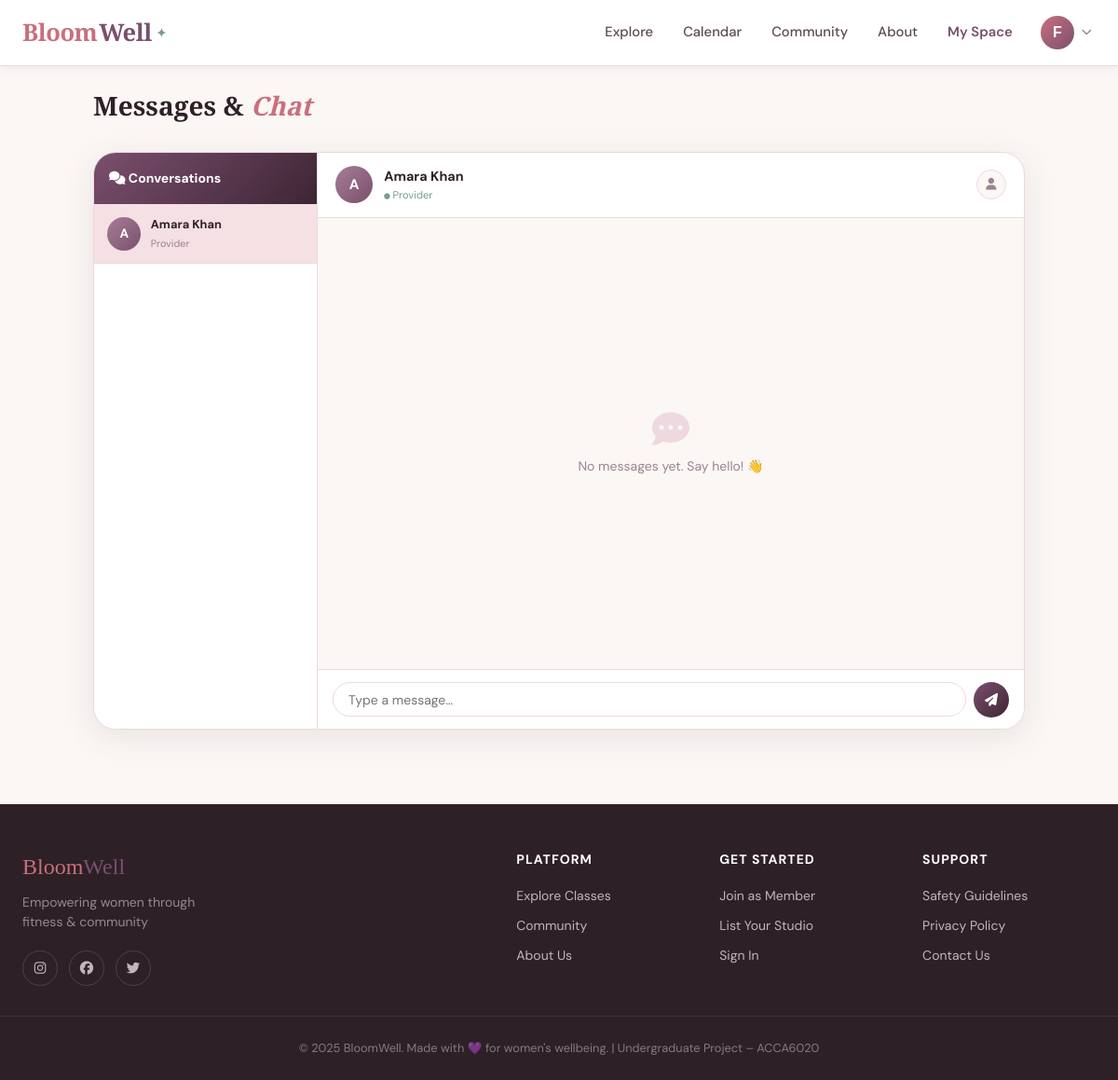
/chat/7 (signed in), run on the app's committed database.
### app/models/__init__.py (models this page shows, shortened)
class User(UserMixin, db.Model):
    __tablename__ = 'users'
    id = db.Column(db.Integer, primary_key=True)
    email = db.Column(db.String(120), unique=True, nullable=False, index=True)
    username = db.Column(db.String(80), unique=True, nullable=False)
    password_hash = db.Column(db.String(256), nullable=False)
    role = db.Column(db.String(20), nullable=False, default='member')
    full_name = db.Column(db.String(120))
    profile_image = db.Column(db.String(200), default='default_avatar.png')
    bio = db.Column(db.Text)
    location = db.Column(db.String(120))
    phone = db.Column(db.String(20))
    is_active = db.Column(db.Boolean, default=True)
    is_verified = db.Column(db.Boolean, default=False)
    created_at = db.Column(db.DateTime, default=datetime.utcnow)
    last_seen = db.Column(db.DateTime, default=datetime.utcnow)
    member_profile = db.relationship('MemberProfile', backref='user', uselist=False, cascade='all, delete-orphan')
    provider_profile = db.relationship('ProviderProfile', backref='user', uselist=False, cascade='all, delete-orphan')
    bookings = db.relationship('Booking', backref='user', lazy='dynamic', cascade='all, delete-orphan')
    reviews = db.relationship('Review', backref='user', lazy='dynamic', cascade='all, delete-orphan')
    reports = db.relationship('Report', backref='reporter', lazy='dynamic', cascade='all, delete-orphan', foreign_keys='Report.reporter_id')
    discussions = db.relationship('Discussion', backref='author', lazy='dynamic', cascade='all, delete-orphan')
    discussion_replies = db.relationship('DiscussionReply', backref='author', lazy='dynamic', cascade='all, delete-orphan')
    def is_admin(self): return self.role == 'admin'
    def is_provider(self): return self.role == 'provider'
    def is_member(self): return self.role == 'member'

### app/routes/chat.py (the view)
@chat_bp.route('/<int:other_id>')
@login_required
def conversation(other_id):
    other = User.query.get_or_404(other_id)
    ChatMessage.query.filter_by(sender_id=other_id, receiver_id=current_user.id, is_read=False).update({'is_read': True})
    db.session.commit()
    messages = ChatMessage.query.filter(
        db.or_(
            db.and_(ChatMessage.sender_id == current_user.id, ChatMessage.receiver_id == other_id),
            db.and_(ChatMessage.sender_id == other_id, ChatMessage.receiver_id == current_user.id)
        )
    ).order_by(ChatMessage.created_at.asc()).all()
    sent_ids = {r[0] for r in db.session.query(ChatMessage.receiver_id).filter_by(sender_id=current_user.id)}
    recv_ids = {r[0] for r in db.session.query(ChatMessage.sender_id).filter_by(receiver_id=current_user.id)}
    partner_ids = (sent_ids | recv_ids) | {other_id}
    partners = User.query.filter(User.id.in_(partner_ids)).all()
    unread_counts = {p.id: ChatMessage.query.filter_by(sender_id=p.id, receiver_id=current_user.id, is_read=False).count() for p in partners}
    return render_template('chat/conversation.html', other=other, messages=messages,
                           partners=partners, unread_counts=unread_counts,
                           title=f'Chat – {other.full_name or other.username}')

### app/models/__init__.py (called while the page is built)
@login_manager.user_loader
def load_user(user_id):
    return User.query.get(int(user_id))

### app/templates/chat/conversation.html (shortened to what this page needs)
{% extends "base.html" %}
{% block content %}
<div style="padding:1.5rem 1.5rem 3rem">
    <div style="max-width:1000px;margin:0 auto;margin-bottom:1.2rem">
        <h1 style="font-family:var(--font-display);font-size:1.75rem">Messages &amp; <em style="color:var(--rose);font-style:italic">Chat</em></h1>
    </div>
    <div class="chat-wrap">
        <div class="chat-sb">
            <div class="chat-sb-hd"><i class="fas fa-comments"></i> Conversations</div>
            <div class="chat-contacts">
                {% for p in partners %}
                <a href="{{ url_for('chat.conversation', other_id=p.id) }}" class="chat-contact {% if p.id == other.id %}active{% endif %}">
                    <div class="chat-av">{{ (p.full_name or p.username)[0]|upper }}</div>
                    <div style="flex:1;min-width:0">
                        <div class="contact-name">{{ p.full_name or p.username }}</div>
                        <div class="contact-role">{{ p.role|title }}</div>
                    </div>
                </a>
                {% else %}
                <p style="padding:.9rem;color:var(--text-light);font-size:.8rem">No conversations yet.</p>
                {% endfor %}
            </div>
        </div>
        <div class="chat-main">
            <div class="chat-hd">
                <div class="chat-hd-av">{{ (other.full_name or other.username)[0]|upper }}</div>
                <div>
                    <div class="chat-hd-name">{{ other.full_name or other.username }}</div>
                    <div class="chat-hd-status"><i class="fas fa-circle" style="font-size:.4rem"></i> {{ other.role|title }}</div>
                </div>
                <div style="margin-left:auto;display:flex;gap:.4rem">
                    {% if other.provider_profile %}
                    <a href="{{ url_for('main.provider_detail', provider_id=other.provider_profile.id) }}" style="width:32px;height:32px;border-radius:50%;background:var(--cream);border:1px solid var(--border);display:flex;align-items:center;justify-content:center;font-size:.8rem;color:var(--text-light);text-decoration:none" title="View profile"><i class="fas fa-user"></i></a>
                    {% endif %}
                </div>
            </div>
            <div class="chat-msgs" id="chatMsgs">
                {% if messages %}
                    {% for m in messages %}
                    <div class="msg-wrap {% if m.sender_id == current_user.id %}mine{% endif %}" data-id="{{ m.id }}">
                        {% if m.sender_id != current_user.id %}<div class="mini-av">{{ (other.full_name or other.username)[0]|upper }}</div>{% endif %}
                        <div>
                            <div class="msg-bubble {% if m.sender_id == current_user.id %}mine{% else %}theirs{% endif %}">{{ m.message }}</div>
                            <div class="msg-time">{{ m.created_at.strftime('%H:%M') }}</div>
                        </div>
                    </div>
                    {% endfor %}
                {% else %}
                <div style="text-align:center;margin:auto;color:var(--text-light)"><i class="fas fa-comment-dots" style="font-size:2.5rem;color:var(--border);display:block;margin-bottom:.6rem"></i><p style="font-size:.875rem">No messages yet. Say hello! 👋</p></div>
                {% endif %}
            </div>
            <form method="POST" action="{{ url_for('chat.send_message', other_id=other.id) }}" class="chat-input-bar">
                <input type="text" name="message" id="chatInput" class="chat-input" placeholder="Type a message…" autocomplete="off" required>
                <button type="submit" class="chat-send"><i class="fas fa-paper-plane"></i></button>
            </form>
        </div>
    </div>
</div>
{% endblock %}

### app/templates/base.html (shortened to what this page needs)
<!DOCTYPE html>
<html lang="en">
<head>
    <link rel="stylesheet" href="https://cdnjs.cloudflare.com/ajax/libs/font-awesome/6.5.0/css/all.min.css">
    <link rel="stylesheet" href="{{ url_for('static', filename='css/style.css') }}">
</head>
<body>
<nav class="navbar">
    <div class="nav-container">
        <a href="{{ url_for('main.index') }}" class="nav-logo">
            <span class="logo-bloom">Bloom</span><span class="logo-well">Well</span><span class="logo-dot">✦</span>
        </a>
        <div class="nav-links">
            <a href="{{ url_for('main.explore') }}" class="nav-link">Explore</a>
            <a href="{{ url_for('main.calendar') }}" class="nav-link">Calendar</a>
            <a href="{{ url_for('main.community') }}" class="nav-link">Community</a>
            <a href="{{ url_for('main.about') }}" class="nav-link">About</a>
            {% if current_user.is_authenticated %}
                {% if current_user.is_admin() %}
                    <a href="{{ url_for('admin.dashboard') }}" class="nav-link nav-dashboard">Admin Panel</a>
                {% elif current_user.is_provider() %}
                    <a href="{{ url_for('provider.dashboard') }}" class="nav-link nav-dashboard">My Studio</a>
                {% else %}
                    <a href="{{ url_for('member.dashboard') }}" class="nav-link nav-dashboard">My Space</a>
                {% endif %}
                <div class="nav-user-menu">
                    <button class="nav-avatar-btn" onclick="toggleUserMenu()">
                        {% if current_user.profile_image and current_user.profile_image != 'default_avatar.png' %}
                            <img src="{{ url_for('static', filename='images/' + current_user.profile_image) }}" alt="avatar" class="nav-avatar-img">
                        {% else %}
                            <div class="nav-avatar-placeholder">{{ current_user.full_name[0] if current_user.full_name else current_user.username[0] }}</div>
                        {% endif %}
                        <i class="fas fa-chevron-down nav-chevron"></i>
                    </button>
                </div>
            {% else %}
                <a href="{{ url_for('auth.login') }}" class="btn-nav-outline">Sign In</a>
                <a href="{{ url_for('auth.register') }}" class="btn-nav-solid">Join Free</a>
            {% endif %}
        </div>
    </div>
</nav>
<main>
    {% block content %}{% endblock %}
</main>
<footer class="footer">
    <div class="footer-container">
        <div class="footer-brand">
            <p class="footer-logo"><span class="logo-bloom">Bloom</span><span class="logo-well">Well</span></p>
            <p class="footer-tagline">Empowering women through fitness & community</p>
            <div class="footer-social">
                <a href="#" class="social-link"><i class="fab fa-instagram"></i></a>
                <a href="#" class="social-link"><i class="fab fa-facebook"></i></a>
                <a href="#" class="social-link"><i class="fab fa-twitter"></i></a>
            </div>
        </div>
        <div class="footer-links">
            <div class="footer-col">
                <h4>Platform</h4>
                <a href="{{ url_for('main.explore') }}">Explore Classes</a>
                <a href="{{ url_for('main.community') }}">Community</a>
                <a href="{{ url_for('main.about') }}">About Us</a>
            </div>
            <div class="footer-col">
                <h4>Get Started</h4>
                <a href="{{ url_for('auth.register') }}">Join as Member</a>
                <a href="{{ url_for('auth.register') }}">List Your Studio</a>
                <a href="{{ url_for('auth.login') }}">Sign In</a>
            </div>
            <div class="footer-col">
                <h4>Support</h4>
                <a href="#">Safety Guidelines</a>
                <a href="#">Privacy Policy</a>
                <a href="#">Contact Us</a>
            </div>
        </div>
    </div>
    <div class="footer-bottom">
        <p>© 2025 BloomWell. Made with 💜 for women's wellbeing. | Undergraduate Project – ACCA6020</p>
    </div>
</footer>
</body>
</html>

### app/static/css/style.css (style rules this page uses)
:root { --rose: #C96F7E; --rose-light: #E8A5B0; --rose-pale: #F5E0E3; --plum: #7B4F6E; --plum-light: #A67D96; --sage: #7A9B8A; --sage-light: #A8C4B4; --cream: #FAF7F4; --warm-white: #FFFFFF; --text-dark: #2D2027; --text-mid: #5C4A55; --text-light: #9A8591; --border: #EDD9DF; --shadow-sm: 0 2px 8px rgba(123, 79, 110, 0.08); --shadow-md: 0 8px 32px rgba(123, 79, 110, 0.12); --shadow-lg: 0 20px 60px rgba(123, 79, 110, 0.18); --radius: 16px; --radius-sm: 8px; --radius-lg: 24px; --font-display: 'Playfair Display', Georgia, serif; --font-body: 'DM Sans', system-ui, sans-serif; --transition: all 0.25s ease; }
*, *::before, *::after { box-sizing: border-box; margin: 0; padding: 0; }
html { scroll-behavior: smooth; }
body { font-family: var(--font-body); color: var(--text-dark); background: var(--cream); line-height: 1.6; min-height: 100vh; display: flex; flex-direction: column; }
main { flex: 1; }
a { color: var(--plum); text-decoration: none; transition: var(--transition); }
h1, h2, h3 { font-family: var(--font-display); font-weight: 600; line-height: 1.3; }
h4, h5, h6 { font-family: var(--font-body); font-weight: 600; }
.navbar { position: sticky; top: 0; z-index: 1000; background: rgba(255, 255, 255, 0.95); backdrop-filter: blur(12px); border-bottom: 1px solid var(--border); box-shadow: var(--shadow-sm); }
.nav-container { max-width: 1200px; margin: 0 auto; padding: 0 1.5rem; height: 70px; display: flex; align-items: center; justify-content: space-between; gap: 2rem; }
.nav-logo { font-family: var(--font-display); font-size: 1.6rem; font-weight: 700; letter-spacing: -0.5px; display: flex; align-items: center; gap: 2px; }
.logo-bloom { color: var(--rose); }
.logo-well { color: var(--plum); }
.logo-dot { color: var(--sage); font-size: 0.8rem; margin-left: 3px; }
.nav-links { display: flex; align-items: center; gap: 0.25rem; }
.nav-link { font-size: 0.925rem; font-weight: 500; color: var(--text-mid); padding: 0.5rem 0.875rem; border-radius: var(--radius-sm); transition: var(--transition); }
.nav-link.nav-dashboard { color: var(--plum); font-weight: 600; }
.nav-user-menu { position: relative; margin-left: 0.5rem; }
.nav-avatar-btn { display: flex; align-items: center; gap: 0.5rem; background: none; border: none; cursor: pointer; padding: 0.25rem; border-radius: 100px; transition: var(--transition); }
.nav-avatar-placeholder { width: 36px; height: 36px; border-radius: 50%; background: linear-gradient(135deg, var(--rose), var(--plum)); color: white; display: flex; align-items: center; justify-content: center; font-weight: 700; font-size: 1rem; text-transform: uppercase; }
.nav-chevron { color: var(--text-light); font-size: 0.7rem; transition: var(--transition); }
.footer { background: var(--text-dark); color: #c4b5bc; margin-top: auto; }
.footer-container { max-width: 1200px; margin: 0 auto; padding: 3rem 1.5rem 2rem; display: grid; grid-template-columns: 1.5fr 2fr; gap: 4rem; }
.footer-logo { font-family: var(--font-display); font-size: 1.5rem; margin-bottom: 0.5rem; }
.footer-tagline { font-size: 0.875rem; opacity: 0.7; max-width: 220px; line-height: 1.5; }
.footer-social { display: flex; gap: 0.75rem; margin-top: 1.25rem; }
.social-link { width: 38px; height: 38px; border-radius: 50%; border: 1px solid rgba(255,255,255,0.15); display: flex; align-items: center; justify-content: center; color: #c4b5bc; font-size: 0.9rem; transition: var(--transition); }
.footer-links { display: grid; grid-template-columns: repeat(3, 1fr); gap: 2rem; }
.footer-col h4 { color: white; font-size: 0.875rem; font-weight: 700; text-transform: uppercase; letter-spacing: 1px; margin-bottom: 1rem; }
.footer-col a { display: block; font-size: 0.875rem; color: #c4b5bc; margin-bottom: 0.6rem; transition: var(--transition); }
.footer-bottom { border-top: 1px solid rgba(255,255,255,0.08); padding: 1.5rem; text-align: center; font-size: 0.8rem; color: rgba(196, 181, 188, 0.6); }

### data on the page
User: full_name "F"
User: full_name "A", full_name "Amara Khan", role "Provider"
